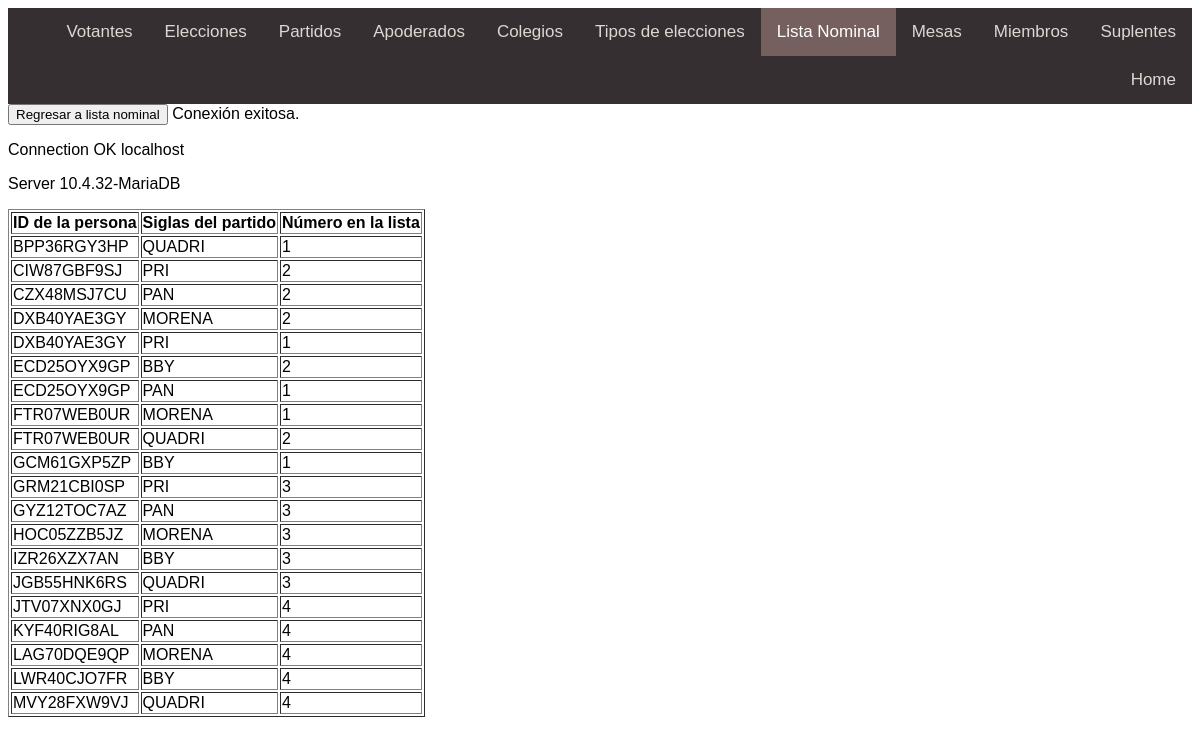
Screenshot of /frontend/VerListaNominal.php with the database file from the repository.
### tables this page shows
CREATE TABLE
IF NOT EXISTS `listanominal`
(
  `Votante_idVotante` VARCHAR
(30) NOT NULL,
  `partido_siglas` VARCHAR
(15) NOT NULL,
  `orden` INT
(11) NULL DEFAULT NULL,
  PRIMARY KEY
(`Votante_idVotante`, `partido_siglas`),
  INDEX `fk_Votante_has_Partido_Partido1_idx`
(`partido_siglas` ASC) VISIBLE,
  INDEX `fk_Votante_has_Partido_Votante1_idx`
(`Votante_idVotante` ASC) VISIBLE,
  CONSTRAINT `fk_Votante_has_partido_Votante1`
    FOREIGN KEY
(`Votante_idVotante`)
    REFERENCES `votante`
(`idVotante`),
  CONSTRAINT `fk_Votante_has_partido_partido1`
    FOREIGN KEY
(`partido_siglas`)
    REFERENCES `partido`
(`siglas`));

### frontend/VerListaNominal.php (the view, shortened to what this page needs)
<!DOCTYPE html>
<html lang="en" dir="ltr" style="font-family:Arial">
    <link rel="stylesheet" href="style.css">
    <head>
    </head>
    <header>
        <div class="topnav">
            <a href = "Suplente.php">Suplentes</a>
            <a href = "Miembros.php">Miembros</a>
            <a href = "Mesas.php">Mesas</a>
            <a class = "active" href = "ListaNominal.php">Lista Nominal</a>
            <a href = "TiposdeEleccion.php">Tipos de elecciones</a>
            <a href = "Colegio.php">Colegios</a>
            <a href = "Apoderado.php">Apoderados</a>
            <a href = "Partidos.php">Partidos</a>
            <a href = "Elecciones.php">Elecciones</a>
            <a href = "Votantes.php">Votantes</a>
            <a href="home.php">Home</a>
        </div>
    </header>
    <body>
    <button onclick="window.location.href = 'ListaNominal.php';">Regresar a lista nominal</button>
    <?php
        $enlace = mysqli_connect("127.0.0.1", "adminphp", "Oreo.1989", "elecciones");
        if ($enlace)
            echo "Conexión exitosa. <br>";
        else
            die("Conexión fallida.");
        $sql = "SELECT Votante_idVotante, partido_siglas, orden FROM listanominal";
        $result = $enlace->query($sql);
        echo "<table border='1'>
        <tr>
        <th>ID de la persona</th>
        <th>Siglas del partido</th>
        <th>Número en la lista</th>
        </tr>";
        if ($result->num_rows > 0) {
        while($row = $result->fetch_assoc()) {
            echo "<tr>";
            echo "<td>" . $row['Votante_idVotante'] . "</td>";
            echo "<td>" . $row['partido_siglas'] . "</td>";
            echo "<td>" . $row['orden'] . "</td>";
            echo "</tr>";
        }
        } else {
            echo "0 results";
        }
        echo '<p>Connection OK '. $enlace->host_info.'</p>';
        echo '<p>Server '.$enlace->server_info.'</p>';
    ?>
    </body>
</html>

### frontend/style.css (style rules this page uses)
.topnav { background-color: #362f32; overflow: hidden; }
.topnav a { float: right; color: black; /CAMBIA EL COLOR DE LETRA/ text-align: center; padding: 14px 16px; text-decoration: none; font-size: 17px; color: rgb(219, 216, 210); }
.topnav a.active { background-color: rgb(117, 96, 95); color: white; }

### rows the page displays
listanominal: Votante_idVotante "BPP36RGY3HP", partido_siglas "QUADRI", orden "1"
listanominal: Votante_idVotante "CIW87GBF9SJ", partido_siglas "PRI", orden "2"
listanominal: Votante_idVotante "CZX48MSJ7CU", partido_siglas "PAN", orden "2"
listanominal: Votante_idVotante "DXB40YAE3GY", partido_siglas "MORENA", orden "2"
listanominal: Votante_idVotante "DXB40YAE3GY", partido_siglas "PRI", orden "1"
listanominal: Votante_idVotante "ECD25OYX9GP", partido_siglas "BBY", orden "2"
listanominal: Votante_idVotante "ECD25OYX9GP", partido_siglas "PAN", orden "1"
listanominal: Votante_idVotante "FTR07WEB0UR", partido_siglas "MORENA", orden "1"
listanominal: Votante_idVotante "FTR07WEB0UR", partido_siglas "QUADRI", orden "2"
listanominal: Votante_idVotante "GCM61GXP5ZP", partido_siglas "BBY", orden "1"
listanominal: Votante_idVotante "GRM21CBI0SP", partido_siglas "PRI", orden "3"
listanominal: Votante_idVotante "GYZ12TOC7AZ", partido_siglas "PAN", orden "3"
listanominal: Votante_idVotante "HOC05ZZB5JZ", partido_siglas "MORENA", orden "3"
listanominal: Votante_idVotante "IZR26XZX7AN", partido_siglas "BBY", orden "3"
listanominal: Votante_idVotante "JGB55HNK6RS", partido_siglas "QUADRI", orden "3"
listanominal: Votante_idVotante "JTV07XNX0GJ", partido_siglas "PRI", orden "4"
listanominal: Votante_idVotante "KYF40RIG8AL", partido_siglas "PAN", orden "4"
listanominal: Votante_idVotante "LAG70DQE9QP", partido_siglas "MORENA", orden "4"
listanominal: Votante_idVotante "LWR40CJO7FR", partido_siglas "BBY", orden "4"
listanominal: Votante_idVotante "MVY28FXW9VJ", partido_siglas "QUADRI", orden "4"

### other values shown
$enlace->host_info "localhost"
$enlace->server_info "10.4.32-MariaDB"
